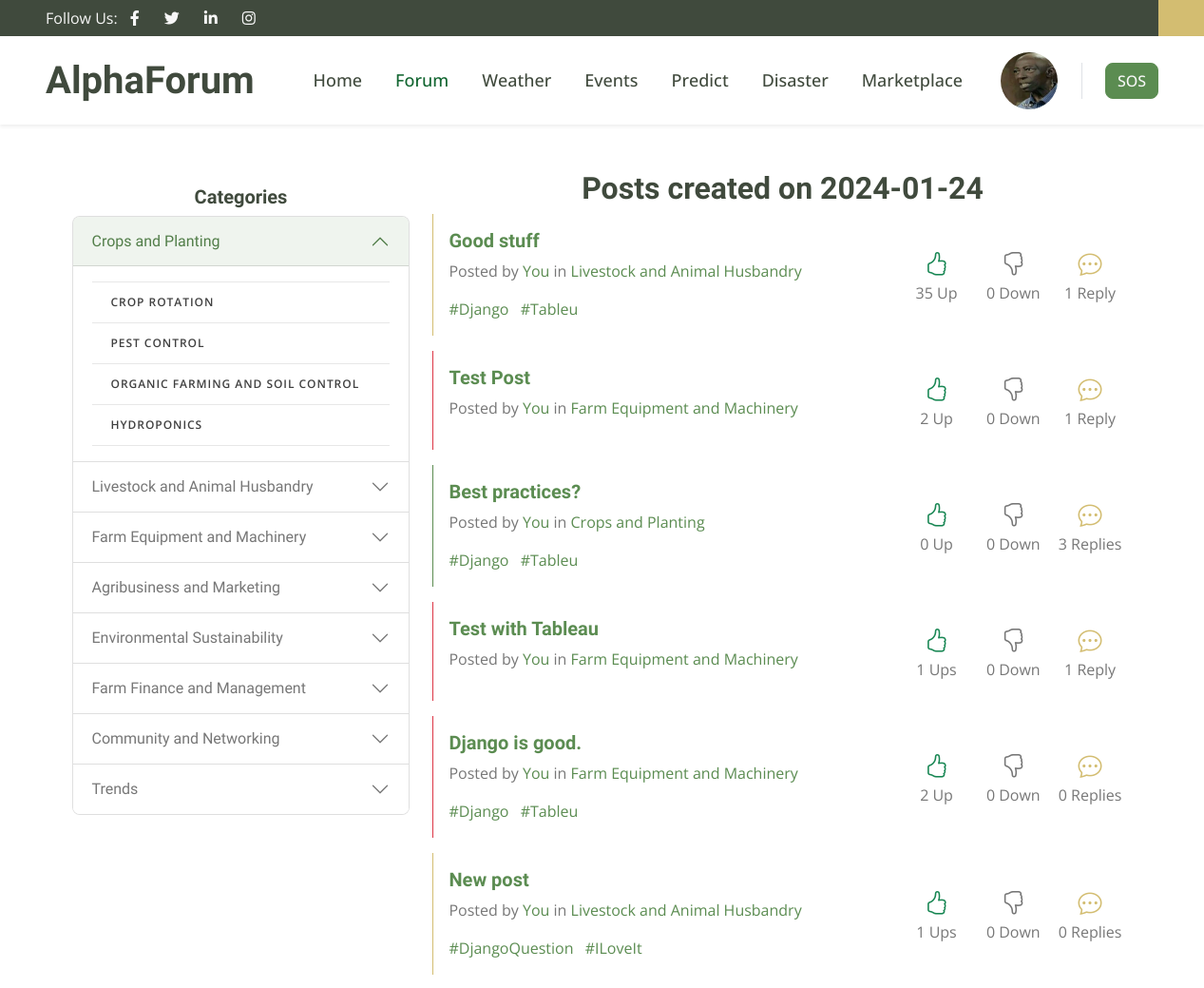
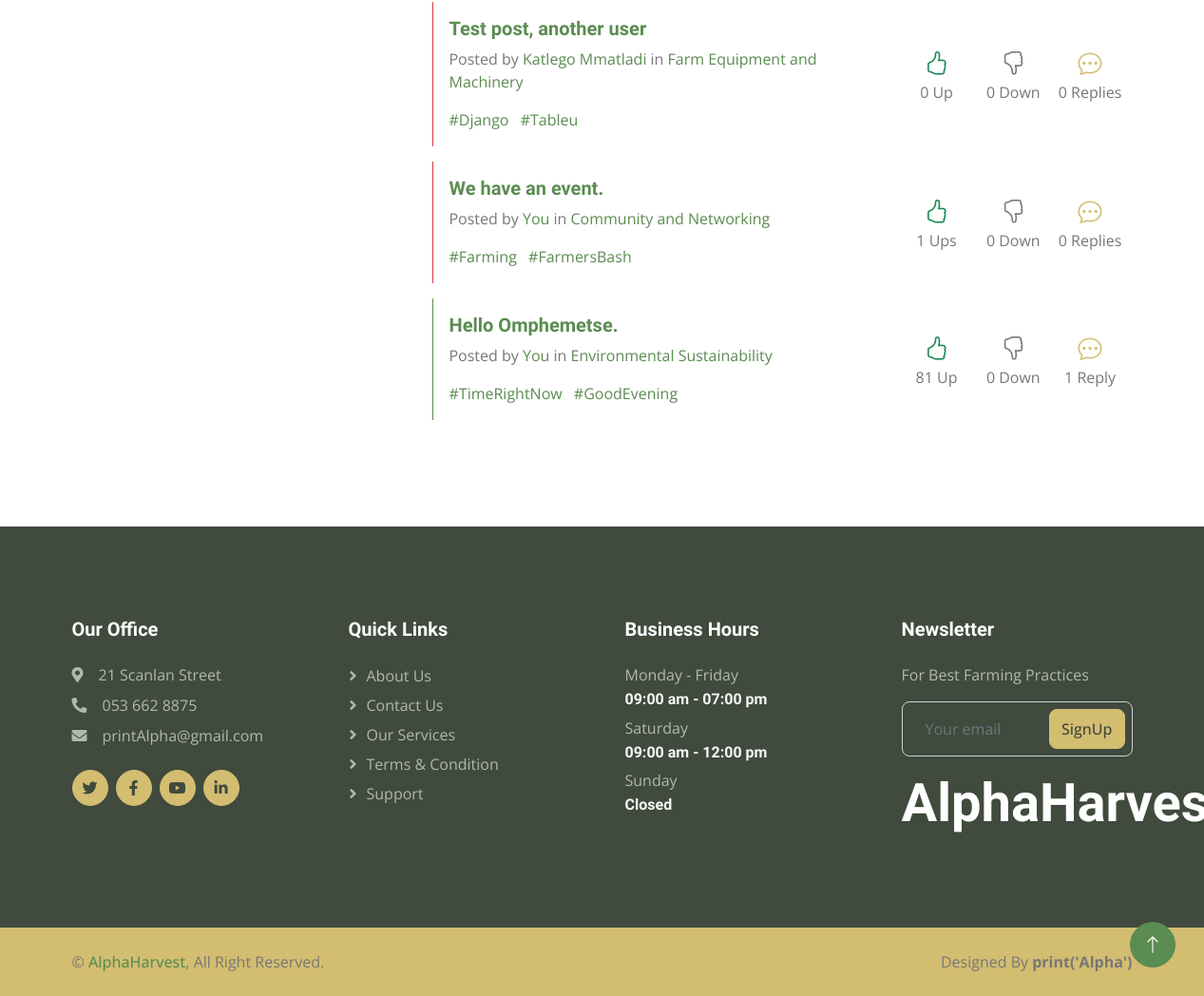
The page /forum/posts_by_date/2024-01-24/ (signed in) on the database its author committed (2 pictures, top to bottom).
### forum/models.py (models this page shows, shortened)
class Category(models.Model):
    name = models.CharField(max_length=255)
    description = models.TextField(max_length=255)
    image = models.ImageField(upload_to = 'forum/category_images', default='forum/category_images/default.jpg')
    class Meta:
        verbose_name = ('Category')
        verbose_name_plural = ('Categories')

class SubCategory(models.Model):
    category = models.ForeignKey(Category, on_delete=models.CASCADE)
    name = models.CharField(max_length=255)
    class Meta:
        verbose_name = ('SubCategory')
        verbose_name_plural = ('SubCategories')

class Post(models.Model):
    farmer = models.ForeignKey(BasicAccount, on_delete=models.CASCADE, related_name='farmer')
    category = models.ForeignKey(Category, on_delete=models.CASCADE, related_name='category')
    sub_category = models.ForeignKey(SubCategory, on_delete=models.CASCADE)
    title = models.CharField(max_length=255)
    body = RichTextUploadingField()
    tags = TaggableManager()
    upvotes = models.PositiveIntegerField(default=0)
    downvotes = models.PositiveIntegerField(default=0)
    created_at = models.DateTimeField(auto_now_add=True)
    updated_at = models.DateTimeField(default=datetime.datetime.now)
    class Meta:
        verbose_name = ('Post')
        verbose_name_plural = ('Posts')

### accounts/models.py (models this page shows, shortened)
class BasicAccount(AbstractBaseUser):
    first_name = models.CharField(max_length = 255)
    last_name = models.CharField(max_length = 255)
    username = models.CharField(max_length = 255)
    email = models.EmailField(max_length = 255, unique = True)
    date_joined = models.DateTimeField(auto_now_add=True)
    last_login = models.DateTimeField(auto_now_add=True)
    is_staff = models.BooleanField(default=False)
    is_admin = models.BooleanField(default = False)
    is_active = models.BooleanField(default = False)
    is_superuser = models.BooleanField(default = False)
    profile_complete = models.BooleanField(default = False)
    profile_public = models.BooleanField(default = False)
    USERNAME_FIELD = 'email'
    REQUIRED_FIELDS = ['username', 'first_name', 'last_name']
    objects = MyAccountManager()

### forum/views.py (the view)
# urls.py: path('posts_by_date/<str:date>/', views.posts_by_date, name='posts_by_date'),
def posts_by_date(request, date):
    posts = Post.objects.annotate(created_date=Cast('created_at', DateField())).filter(created_date=date).order_by('created_at')
    categories = Category.objects.all().prefetch_related('subcategory_set')
    context = {
        'posts': posts,
        'categories': categories,
        'date': date,
    }
    if request.user.is_authenticated:
        context['profile_picture'] = request.user.profile.profile_picture
    return render(request, 'forum/date_posts.html', context)

### templates/forum/date_posts.html (shortened to what this page needs)
{% extends 'base.html' %}
{% load humanize %}
{% load static %}
{% block content %}
<div class="container mt-5">
    <div class="row">
        {% include 'forum/forum_sidebar.html' %}
        <div class="col-lg-8 pb-5">
            <div class="col-md-12">
                <div class="row">
                    <div class="col-md-12 text-center">
                        <h2>Posts created on {{ date }}</h2>
                    </div>
                </div>
            </div>
            {% if posts %}
                {% for post in posts %}
                    <div class="card row-hover pos-relative py-3 px-3 mb-3
                        {% if post.category.id == 1 or post.category.id == 5 %}
                            border-primary
                        {% elif post.category.id == 2 or post.category.id == 6 %}
                            border-secondary
                        {% elif post.category.id == 3 or post.category.id == 7 %}
                            border-danger
                        {% else %}
                            border-info
                        {% endif %}
                        border-top-0 border-right-0 border-bottom-0 rounded-0">
                        <div class="row align-items-center">
                            <div class="col-md-8 mb-3 mb-sm-0">
                                <h5>
                                    <a href="{% url 'view_post' post_id=post.id %}" class="link-primary text-decoration-none ">{{ post.title }}</a>
                                </h5>
                                <p class="text-sm"><span class="op-6">Posted</span><span class="op-6"> by</span> <a class="link-primary text-decoration-none" href="{% url 'posts_by_user' user_id=post.farmer.id %}">
                                    {% if post.farmer.id == request.user.id %}
                                        You
                                    {% else %}
                                        {{ post.farmer.first_name }} {{ post.farmer.last_name }}
                                    {% endif %}
                                </a> in <a href="{% url 'sub_picker' category_id=post.category.id %}" class="link-primary text-decoration-none">{{ post.category.name }}</a></p>
                                <div class="text-sm op-5">
                                    {% for tag in post.tags.all %}
                                        <a class="text-black mr-2" href="{% url 'posts_by_tag' tag=tag %}">#{{ tag.name }}</a>
                                    {% endfor %}
                                </div>
                            </div>
                            <div class="col-md-4 op-7">
                                <div class="row text-center op-7">
                                    <div class="col px-1"><i class="bi bi-hand-thumbs-up text-success" style="font-size: 25px;"></i> <span class="d-block text-sm">{{ post.upvotes }} {% if post.upvotes != 1 %}Up{% else %}Ups{% endif %}</span> </div>
                                    <div class="col px-1"><i class="bi bi-hand-thumbs-down text-fill" style="font-size: 25px;"></i> <span class="d-block text-sm">{{ post.downvotes }} {% if post.downvotes != 1 %}Down{% else %}Downs{% endif %}</span> </div>
                                    <div class="col px-1"><i class="bi bi-chat-dots text-secondary" style="font-size: 25px;"></i> <span class="d-block text-sm">{{ post.comments.count }} {% if post.comments.count != 1 %}Replies{% else %}Reply{% endif %}</span> </div>
                                </div>
                            </div>
                        </div>
                    </div>
                {% endfor %}
            {% endif %}
        </div>
    </div>
</div>
{% endblock %}

### templates/forum/forum_sidebar.html
{% load static %}
<div class="col-lg-4 pb-4">
    <div class="sticky-top pt-3">
        <h5 class="text-center">Categories</h5>
        <div class="accordion" id="CategoryAccordion">
            {% for category in categories %}
                <div class="accordion-item">
                    <h2 class="accordion-header" id="heading{{ category.id }}">
                        <button class="accordion-button {% if category.id != 1 %}collapsed{% endif %}" type="button" data-bs-toggle="collapse" data-bs-target="#collapse{{ category.id }}" aria-expanded="{% if category.id == 1 %}true{% else %}false{% endif %}" aria-controls="collapse{{ category.id }}">
                            {{ category.name }}
                        </button>
                    </h2>
                    <div id="collapse{{ category.id }}" class="accordion-collapse collapse {% if category.id == 1 %}show{% endif %}" aria-labelledby="heading{{ category.id }}" data-bs-parent="#CategoryAccordion">
                        <div class="accordion-body">
                                <nav class="list-group list-group-flush" style="border-top: none;">
                                    {% for subcategory in category.subcategory_set.all %}
                                        <a href="{% url 'sub_picker_with_subcategory' category_id=category.id subcategory_id=subcategory.id %}" class="list-group-item">{{ subcategory.name }}</a>
                                    {% endfor %}
                                </nav>
                        </div>
                    </div>
                </div>
            {% endfor %}
        </div>
    </div>
</div>

### static/css/style.css (style rules this page uses)
:root { --primary: #116530; --secondary: #D3BD71; --light: #F7F7F7; --dark: #404A3D; }
.list-group-flush:last-child .list-group-item:last-child { border-bottom: 0; }
.list-group-flush .list-group-item { border-right: 0 !important; border-left: 0 !important; }
.list-group-flush .list-group-item { border-right: 0; border-left: 0; border-radius: 0; }
.list-group-item:last-child { margin-bottom: 0; border-bottom-right-radius: .25rem; border-bottom-left-radius: .25rem; }
a.list-group-item, .list-group-item-action { color: #404040; font-weight: 600; }
.list-group-item { padding-top: 16px; padding-bottom: 16px; -webkit-transition: all .3s; transition: all .3s; border: 1px solid #e7e7e7 !important; border-radius: 0 !important; color: #404040; font-size: 12px; font-weight: 600; letter-spacing: .08em; text-transform: uppercase; text-decoration: none; }
.list-group-item { position: relative; display: block; padding: .75rem 1.25rem; margin-bottom: -1px; background-color: #fff; border: 1px solid rgba(0,0,0,0.125); }
.list-group-item::before { display: block; position: absolute; top: 0; left: 0; width: 3px; height: 100%; background-color: transparent; content: ''; }

### rows shown on the page
Category: name "Crops and Planting"
SubCategory: name "CROP ROTATION"
SubCategory: name "PEST CONTROL"
SubCategory: name "ORGANIC FARMING AND SOIL CONTROL"
SubCategory: name "HYDROPONICS"
Category: name "Livestock and Animal Husbandry"
Category: name "Farm Equipment and Machinery"
Category: name "Agribusiness and Marketing"
Category: name "Environmental Sustainability"
Category: name "Farm Finance and Management"
Category: name "Community and Networking"
Category: name "Trends"
Post: title "Good stuff", shows "You", category.name "Livestock and Animal Husbandry", upvotes "35", shows "Up", downvotes "0", shows "Down", comments.count "1", shows "Reply"
Tag: name "Django"
Tag: name "Tableu"
Post: title "Test Post", shows "You", category.name "Farm Equipment and Machinery", upvotes "2", shows "Up", downvotes "0", shows "Down", comments.count "1", shows "Reply"
Post: title "Best practices?", shows "You", category.name "Crops and Planting", upvotes "0", shows "Up", downvotes "0", shows "Down", comments.count "3", shows "Replies"
Post: title "Test with Tableau", shows "You", category.name "Farm Equipment and Machinery", upvotes "1", shows "Ups", downvotes "0", shows "Down", comments.count "1", shows "Reply"
Post: title "Django is good.", shows "You", category.name "Farm Equipment and Machinery", upvotes "2", shows "Up", downvotes "0", shows "Down", comments.count "0", shows "Replies"
Post: title "New post", shows "You", category.name "Livestock and Animal Husbandry", upvotes "1", shows "Ups", downvotes "0", shows "Down", comments.count "0", shows "Replies"
Tag: name "DjangoQuestion"
Tag: name "ILoveIt"
Post: title "Test post, another user", farmer.first_name "Katlego", farmer.last_name "Mmatladi", category.name "Farm Equipment and Machinery", upvotes "0", shows "Up", downvotes "0", shows "Down", comments.count "0", shows "Replies"
Post: title "We have an event.", shows "You", category.name "Community and Networking", upvotes "1", shows "Ups", downvotes "0", shows "Down", comments.count "0", shows "Replies"
Tag: name "Farming"
Tag: name "FarmersBash"
Post: title "Hello Omphemetse.", shows "You", category.name "Environmental Sustainability", upvotes "81", shows "Up", downvotes "0", shows "Down", comments.count "1", shows "Reply"
Tag: name "TimeRightNow"
Tag: name "GoodEvening"

### other values the page prints
{{ date }} "2024-01-24"
